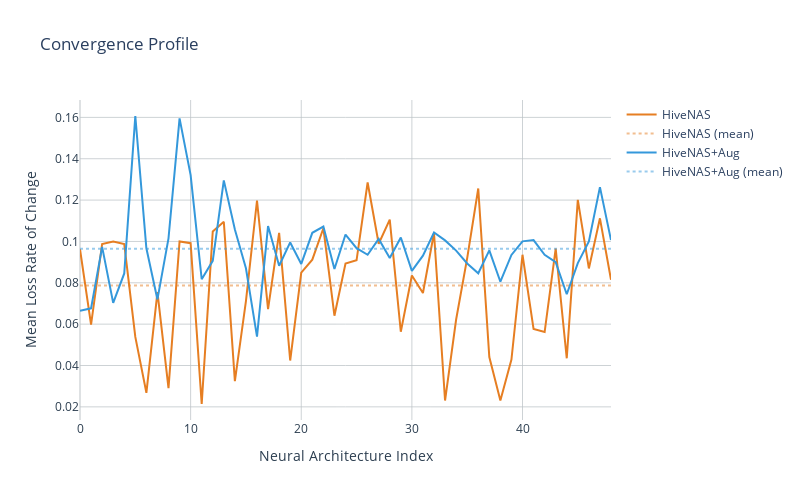

Notebook code cell kept with this figure:
### Markdown cell above
#### Convergence Profile

### Code cell
# Data Prep.
def group_avg_roc(tpl):
    return abs((tpl[-1] - tpl[0]) / len(tpl))

CONVERGENCE_METRIC = 'loss'    # 'loss', 'val_loss', 'sparse_categorical_accuracy', 'val_sparse_categorical_accuracy'
    
avg_roc_a = [group_avg_roc(group[1].values) for group in hist_df_a.groupby('arch')['val_loss']]
avg_roc_b = [group_avg_roc(group[1].values) for group in hist_df_b.groupby('arch')['val_loss']]

avg_roc_a = reject_outliers(np.array(avg_roc_a), m=2)
avg_roc_b = reject_outliers(np.array(avg_roc_b), m=2)

# Truncate data length to match (for aesthetic purposes)
avg_roc_a = avg_roc_a[:min(len(avg_roc_a), len(avg_roc_b))]
avg_roc_b = avg_roc_b[:min(len(avg_roc_a), len(avg_roc_b))]

# Figure customization
fig = go.Figure()
fig.update_layout(
    title='Convergence Profile',
    xaxis_title='Neural Architecture Index', 
    yaxis_title='Mean Loss Rate of Change',
    plot_bgcolor='white',
    autosize=False,
    width=800,
    height=500
)

fig.update_yaxes(color=PLOT_TEXT_COLOR,
                 zeroline=True,
                 zerolinewidth=1,
                 zerolinecolor=GRID_ZERO_LINE_COLOR,
                 gridcolor=GRID_LINE_COLOR)

fig.update_xaxes(color=PLOT_TEXT_COLOR,
                 zeroline=True,
                 zerolinewidth=1,
                 zerolinecolor=GRID_ZERO_LINE_COLOR,
                 gridcolor=GRID_LINE_COLOR)

# Traces
fig.add_trace(go.Scatter(x=list(range(len(avg_roc_a))), y=avg_roc_a,
                         mode='lines',
                         name='HiveNAS',
                         line=dict(color=TRACE_1_COLOR)))
fig.add_trace(go.Scatter(x=list(range(len(avg_roc_a))), y=[avg_roc_a.mean() for _ in range(len(avg_roc_a))],
                         mode='lines',
                         name='HiveNAS (mean)',
                         line=dict(color=TRACE_1_DOTTED_COLOR, dash='dot')))


fig.add_trace(go.Scatter(x=list(range(len(avg_roc_b))), y=avg_roc_b,
                         mode='lines',
                         name='HiveNAS+Aug',
                         line=dict(color=TRACE_2_COLOR)))
fig.add_trace(go.Scatter(x=list(range(len(avg_roc_b))), y=[avg_roc_b.mean() for _ in range(len(avg_roc_b))],
                         mode='lines',
                         name='HiveNAS+Aug (mean)',
                         line=dict(color=TRACE_2_DOTTED_COLOR, dash='dot')))

fig.write_image(ANALYSIS_RESULTS_PATH + 'convergence_profile.eps')

fig.show()

# print([i[0] for i in hist_df_a.groupby('arch')['val_loss']])
# print(hist_df_a.groupby('arch')['val_loss'].get_group('input|avg_pool3x3|sep3x3_128|avg_pool3x3|sep5x5_32|output'),'\n\n')
# print(hist_df_a.groupby('arch')['val_loss'].get_group('input|batch_norm|sep3x3_128|avg_pool3x3|sep5x5_32|output'))

### Figure 1 — Plotly figure (JSON) as saved in the notebook; plotly's stock layout.template omitted (floating-point values rounded to 4 significant figures)
{"data": [{"line": {"color": "rgba(230,126,34,1.0)"}, "mode": "lines", "name": "HiveNAS", "type": "scatter", "x": [0, 1, 2, 3, 4, 5, 6, 7, 8, 9, 10, 11, 12, 13, 14, 15, 16, 17, 18, 19, 20, 21, 22, 23, 24, 25, 26, 27, 28, 29, 30, 31, 32, 33, 34, 35, 36, 37, 38, 39, 40, 41, 42, 43, 44, 45, 46, 47, 48], "y": [0.09622, 0.0598, 0.09877, 0.09992, 0.09872, 0.05383, 0.02681, 0.07545, 0.02904, 0.1, 0.09917, 0.02138, 0.1048, 0.1095, 0.03246, 0.07119, 0.1198, 0.06725, 0.1042, 0.04241, 0.08491, 0.09119, 0.1064, 0.06408, 0.08927, 0.09088, 0.1285, 0.09888, 0.1106, 0.05634, 0.08353, 0.07506, 0.1041, 0.02306, 0.06225, 0.09195, 0.1256, 0.04408, 0.02311, 0.04285, 0.09357, 0.05769, 0.05618, 0.09657, 0.04349, 0.1201, 0.08695, 0.1112, 0.08148]}, {"line": {"color": "rgba(230,126,34,0.5)", "dash": "dot"}, "mode": "lines", "name": "HiveNAS (mean)", "type": "scatter", "x": [0, 1, 2, 3, 4, 5, 6, 7, 8, 9, 10, 11, 12, 13, 14, 15, 16, 17, 18, 19, 20, 21, 22, 23, 24, 25, 26, 27, 28, 29, 30, 31, 32, 33, 34, 35, 36, 37, 38, 39, 40, 41, 42, 43, 44, 45, 46, 47, 48], "y": [0.07866, 0.07866, 0.07866, 0.07866, 0.07866, 0.07866, 0.07866, 0.07866, 0.07866, 0.07866, 0.07866, 0.07866, 0.07866, 0.07866, 0.07866, 0.07866, 0.07866, 0.07866, 0.07866, 0.07866, 0.07866, 0.07866, 0.07866, 0.07866, 0.07866, 0.07866, 0.07866, 0.07866, 0.07866, 0.07866, 0.07866, 0.07866, 0.07866, 0.07866, 0.07866, 0.07866, 0.07866, 0.07866, 0.07866, 0.07866, 0.07866, 0.07866, 0.07866, 0.07866, 0.07866, 0.07866, 0.07866, 0.07866, 0.07866]}, {"line": {"color": "rgba(52,152,219,1.0)"}, "mode": "lines", "name": "HiveNAS+Aug", "type": "scatter", "x": [0, 1, 2, 3, 4, 5, 6, 7, 8, 9, 10, 11, 12, 13, 14, 15, 16, 17, 18, 19, 20, 21, 22, 23, 24, 25, 26, 27, 28, 29, 30, 31, 32, 33, 34, 35, 36, 37, 38, 39, 40, 41, 42, 43, 44, 45, 46, 47, 48], "y": [0.06653, 0.06765, 0.09736, 0.07027, 0.08454, 0.1607, 0.09667, 0.07195, 0.1015, 0.1595, 0.1321, 0.08174, 0.09061, 0.1295, 0.1058, 0.08703, 0.05395, 0.1074, 0.08825, 0.09952, 0.08911, 0.1042, 0.1072, 0.08667, 0.1033, 0.09672, 0.09357, 0.1012, 0.092, 0.1019, 0.08574, 0.09312, 0.1043, 0.1005, 0.09558, 0.08934, 0.0846, 0.09568, 0.08053, 0.09346, 0.1, 0.1007, 0.09357, 0.08994, 0.07446, 0.08949, 0.09999, 0.1263, 0.1007]}, {"line": {"color": "rgba(52,152,219,0.5)", "dash": "dot"}, "mode": "lines", "name": "HiveNAS+Aug (mean)", "type": "scatter", "x": [0, 1, 2, 3, 4, 5, 6, 7, 8, 9, 10, 11, 12, 13, 14, 15, 16, 17, 18, 19, 20, 21, 22, 23, 24, 25, 26, 27, 28, 29, 30, 31, 32, 33, 34, 35, 36, 37, 38, 39, 40, 41, 42, 43, 44, 45, 46, 47, 48], "y": [0.09646, 0.09646, 0.09646, 0.09646, 0.09646, 0.09646, 0.09646, 0.09646, 0.09646, 0.09646, 0.09646, 0.09646, 0.09646, 0.09646, 0.09646, 0.09646, 0.09646, 0.09646, 0.09646, 0.09646, 0.09646, 0.09646, 0.09646, 0.09646, 0.09646, 0.09646, 0.09646, 0.09646, 0.09646, 0.09646, 0.09646, 0.09646, 0.09646, 0.09646, 0.09646, 0.09646, 0.09646, 0.09646, 0.09646, 0.09646, 0.09646, 0.09646, 0.09646, 0.09646, 0.09646, 0.09646, 0.09646, 0.09646, 0.09646]}], "layout": {"autosize": false, "height": 500, "plot_bgcolor": "white", "title": {"text": "Convergence Profile"}, "width": 800, "xaxis": {"color": "rgba(44,62,80,1.0)", "gridcolor": "rgba(189,195,199,0.75)", "title": {"text": "Neural Architecture Index"}, "zeroline": true, "zerolinecolor": "rgba(189,195,199,1.0)", "zerolinewidth": 1}, "yaxis": {"color": "rgba(44,62,80,1.0)", "gridcolor": "rgba(189,195,199,0.75)", "title": {"text": "Mean Loss Rate of Change"}, "zeroline": true, "zerolinecolor": "rgba(189,195,199,1.0)", "zerolinewidth": 1}}}
